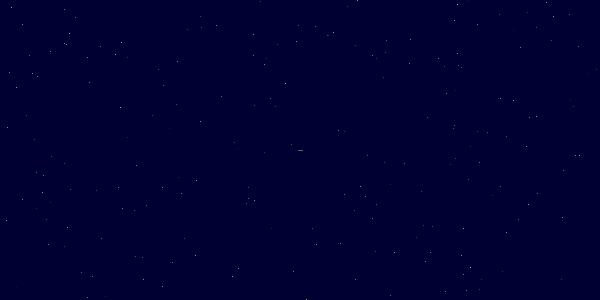
Frame 1 (no input)
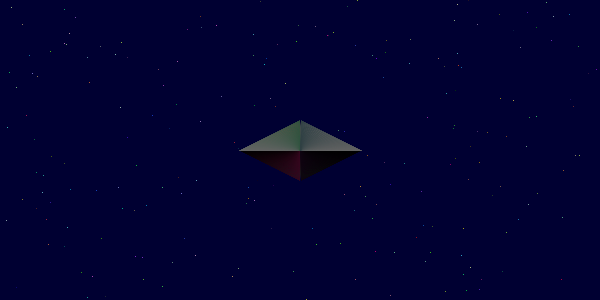
Frame 60 (the mouse pressed at the canvas centre just before this capture)
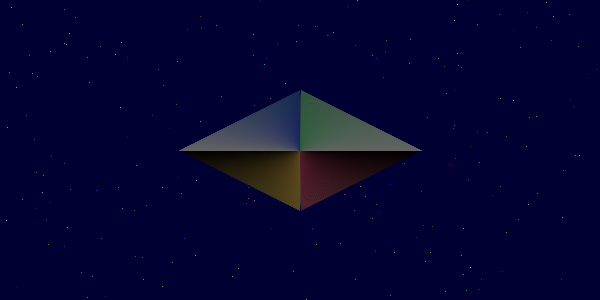
Frame 120 (the mouse held since frame 60 and released just before this capture)

The Processing sketch that drew these frames (run headless with seeded random() and noise(); from frame 60 on, the mouse is pressed at the canvas centre):

// Processing sketch: blue_sky_0
// ── blue_sky_0.pde
void setup()
{
  size(600,300);
  background(0,0,50);
  frameRate(16);
  //STARS
  for(int i=0;i<2000;i+=10) //POWTARZAJ
  {
    float R=random(255);
    float G=random(255);
    float B=random(255);
    stroke(R,G,B);
    point(random(width),random(height));
  }
}

int SIZE=2;
void draw()
{
  //side A
  int topX=width/2;
  int topY=height/2;
  float fR=random(1);
  float fG=random(1);
  float fB=random(1);
  for(int i=0;i<SIZE;i++)
  {
    stroke(fR*min(i,255),fG*min(i,255),fB*min(i,255));
    line(topX,topY,topX-SIZE+i,topY+i/2);
  }
  fR=random(1);
  fG=random(1);
  fB=random(1);
  for(int i=0;i<SIZE;i++)
  {
    stroke(fR*min(i,255),fG*min(i,255),fB*min(i,255));
    line(topX,topY,topX+SIZE-i,topY+i/2);
  }
  fR=random(1);
  fG=random(1);
  fB=random(1);
  for(int i=0;i<SIZE;i++)
  {
    stroke(100-fR*min(i,255),100-fG*min(i,255),100-fB*min(i,255));
    line(topX,topY,topX-SIZE+i,topY-i/2);
  }
  fR=random(1);
  fG=random(1);
  fB=random(1);
  for(int i=0;i<SIZE;i++)
  {
    stroke(100-fR*i,100-fG*i,100-fB*i);
    line(topX,topY,topX+SIZE-i,topY-i/2);
  }
  SIZE++;
  if(SIZE>height) 
    SIZE=height;
}
